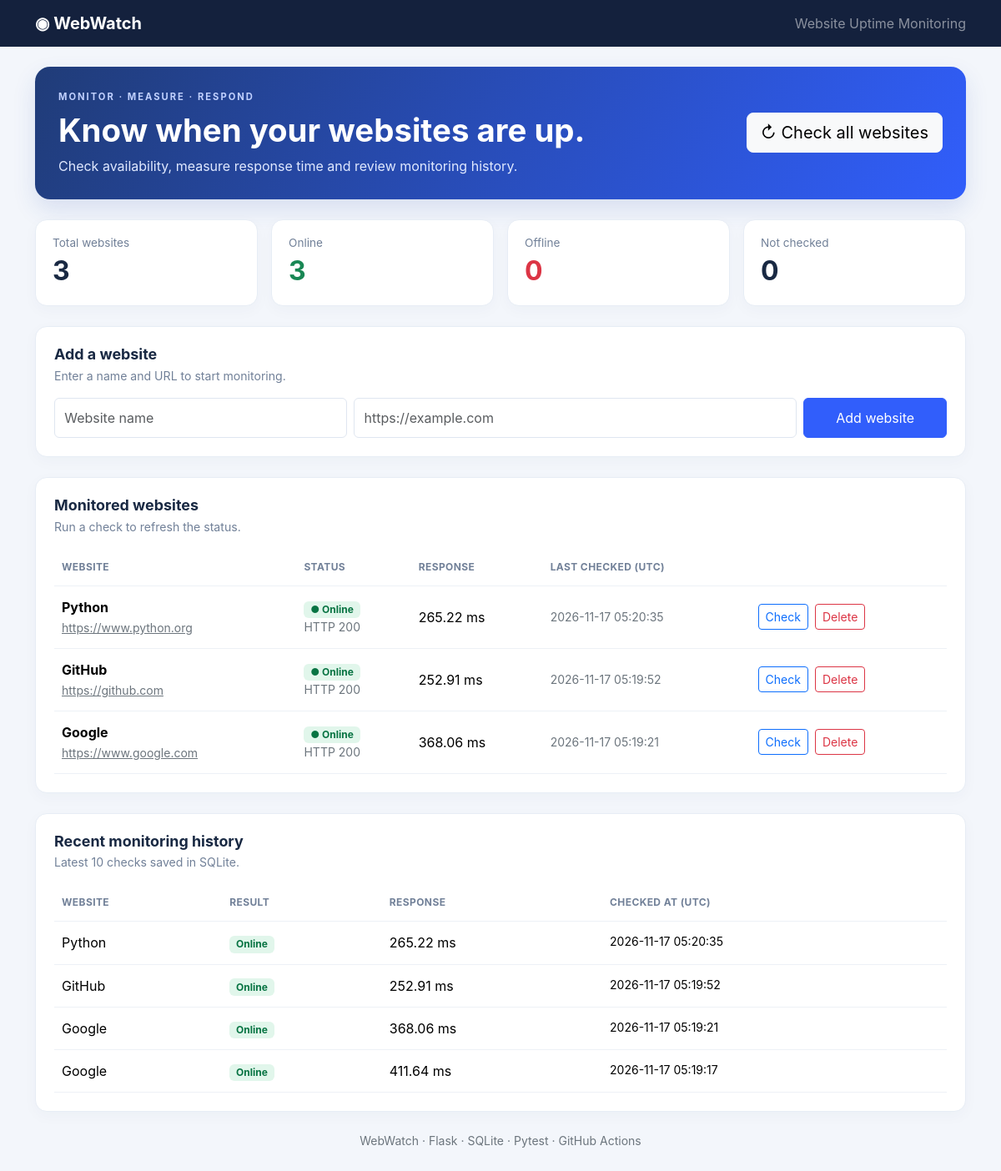
The page / on the database its author committed.
### tables this page shows
CREATE TABLE checks(
            id INTEGER PRIMARY KEY AUTOINCREMENT, website_id INTEGER NOT NULL,
            status TEXT NOT NULL, status_code INTEGER, response_time REAL,
            checked_at TEXT NOT NULL, message TEXT,
            FOREIGN KEY(website_id) REFERENCES websites(id));

CREATE TABLE websites(
            id INTEGER PRIMARY KEY AUTOINCREMENT, name TEXT NOT NULL,
            url TEXT NOT NULL UNIQUE, created_at TEXT NOT NULL);

### app.py (the view)
@app.route("/")
def index():
    sites,history,stats=dashboard_data()
    return render_template("index.html", websites=sites, history=history, stats=stats)

### app.py (called while the page is built)
def db_connect():
    con = sqlite3.connect(app.config["DATABASE"])
    con.row_factory = sqlite3.Row
    return con

def dashboard_data():
    with db_connect() as con:
        sites = con.execute("""SELECT w.*,
          c.status latest_status,c.status_code latest_code,c.response_time latest_response_time,
          c.checked_at latest_checked_at
          FROM websites w LEFT JOIN checks c ON c.id=(SELECT id FROM checks
          WHERE website_id=w.id ORDER BY id DESC LIMIT 1) ORDER BY w.id DESC""").fetchall()
        history = con.execute("""SELECT c.*,w.name FROM checks c JOIN websites w
          ON w.id=c.website_id ORDER BY c.id DESC LIMIT 10""").fetchall()
    total=len(sites); online=sum(s["latest_status"]=="Online" for s in sites)
    offline=sum(s["latest_status"]=="Offline" for s in sites)
    return sites,history,{"total":total,"online":online,"offline":offline,"unchecked":total-online-offline}

### templates/index.html (shortened to what this page needs)
<!doctype html><html lang="en"><head><meta charset="utf-8"><meta name="viewport" content="width=device-width,initial-scale=1">
<link href="https://cdn.jsdelivr.net/npm/bootstrap@5.3.3/dist/css/bootstrap.min.css" rel="stylesheet">
<link rel="stylesheet" href="{{ url_for('static',filename='style.css') }}"></head><body>
<nav class="navbar navbar-dark"><div class="container"><a class="navbar-brand fw-bold" href="/">◉ WebWatch</a><span class="text-white-50">Website Uptime Monitoring</span></div></nav>
<main class="container py-4"><section class="hero mb-4"><div><div class="eyebrow">MONITOR · MEASURE · RESPOND</div>
<h1>Know when your websites are up.</h1><p>Check availability, measure response time and review monitoring history.</p></div>
<form method="post" action="{{ url_for('check_all') }}"><button class="btn btn-light btn-lg">↻ Check all websites</button></form></section>
<div class="row g-3 mb-4">
{% for label,value,colour in [('Total websites',stats.total,''),('Online',stats.online,'text-success'),('Offline',stats.offline,'text-danger'),('Not checked',stats.unchecked,'')] %}
<div class="col-6 col-lg-3"><div class="stat"><span>{{ label }}</span><strong class="{{ colour }}">{{ value }}</strong></div></div>{% endfor %}</div>
<section class="panel mb-4"><h2>Add a website</h2><p class="hint">Enter a name and URL to start monitoring.</p>
<form method="post" action="{{ url_for('add_website') }}" class="row g-2"><div class="col-md-4"><input class="form-control" name="name" placeholder="Website name"></div>
<div class="col-md-6"><input class="form-control" name="url" placeholder="https://example.com" required></div>
<div class="col-md-2 d-grid"><button class="btn btn-primary">Add website</button></div></form></section>
<section class="panel mb-4"><h2>Monitored websites</h2><p class="hint">Run a check to refresh the status.</p>
{% if websites %}<div class="table-responsive"><table class="table align-middle"><thead><tr><th>Website</th><th>Status</th><th>Response</th><th>Last checked (UTC)</th><th></th></tr></thead><tbody>
{% for s in websites %}<tr><td><b>{{ s.name }}</b><br><a class="small link-secondary" href="{{ s.url }}" target="_blank" rel="noopener">{{ s.url }}</a></td>
<td>{% if s.latest_status=='Online' %}<span class="badge online">● Online</span>{% elif s.latest_status=='Offline' %}<span class="badge offline">● Offline</span>{% else %}<span class="badge pending">Not checked</span>{% endif %}
{% if s.latest_code %}<div class="small text-secondary">HTTP {{ s.latest_code }}</div>{% endif %}</td>
<td>{{ s.latest_response_time|string + ' ms' if s.latest_response_time is not none else '—' }}</td>
<td class="small text-secondary">{{ s.latest_checked_at[:19].replace('T',' ') if s.latest_checked_at else '—' }}</td>
<td><div class="d-flex gap-2"><form method="post" action="{{ url_for('run_check',site_id=s.id) }}"><button class="btn btn-sm btn-outline-primary">Check</button></form>
<form method="post" action="{{ url_for('delete_website',site_id=s.id) }}" onsubmit="return confirm('Delete this website and its history?')"><button class="btn btn-sm btn-outline-danger">Delete</button></form></div></td></tr>{% endfor %}
</tbody></table></div>{% else %}<div class="empty"><h3>No websites yet</h3><p>Add your first website above.</p></div>{% endif %}</section>
<section class="panel"><h2>Recent monitoring history</h2><p class="hint">Latest 10 checks saved in SQLite.</p>
{% if history %}<div class="table-responsive"><table class="table"><thead><tr><th>Website</th><th>Result</th><th>Response</th><th>Checked at (UTC)</th></tr></thead><tbody>
{% for h in history %}<tr><td>{{ h.name }}</td><td><span class="badge {{ 'online' if h.status=='Online' else 'offline' }}">{{ h.status }}</span></td><td>{{ h.response_time }} ms</td><td class="small">{{ h.checked_at[:19].replace('T',' ') }}</td></tr>{% endfor %}
</tbody></table></div>{% else %}<p class="text-secondary mb-0">No monitoring checks have been run yet.</p>{% endif %}</section>
<footer class="text-center text-secondary small py-4">WebWatch · Flask · SQLite · Pytest · GitHub Actions</footer></main>
<script src="https://cdn.jsdelivr.net/npm/bootstrap@5.3.3/dist/js/bootstrap.bundle.min.js"></script></body></html>

### static/style.css (style rules this page uses)
body { background:#f3f6fb;color:#192943;font-family:Inter,system-ui,sans-serif }
.navbar { background:#14213d }
.hero { background:linear-gradient(120deg,#203c78,#315efb);color:#fff;border-radius:18px;padding:28px;display:flex;justify-content:space-between;align-items:center;gap:18px;box-shadow:0 12px 28px #234caa22 }
.hero h1 { font-size:clamp(1.7rem,4vw,2.4rem);font-weight:750;margin:8px 0 }
.hero p { color:#e0e9ff;margin:0 }
.eyebrow { font-size:.7rem;letter-spacing:2px;color:#c1d1ff;font-weight:700 }
.stat,.panel { background:#fff;border:1px solid #e7edf5;border-radius:14px;box-shadow:0 5px 18px #1b315408 }
.stat { padding:17px 20px }
.stat span { display:block;color:#718098;font-size:.85rem }
.stat strong { font-size:2rem }
.panel { padding:22px }
.panel h2 { font-size:1.12rem;font-weight:700;margin:0 0 4px }
.hint { color:#718098;font-size:.88rem;margin-bottom:16px }
.form-control { padding:.7rem;border-color:#dfe6f0 }
.btn-primary { background:#315efb;border-color:#315efb }
.table { margin:0 }
.table th { font-size:.75rem;color:#718098;text-transform:uppercase;letter-spacing:.4px }
.table td,.table th { padding:13px 9px;border-color:#edf1f6 }
.online { background:#e1f6eb;color:#087443 }

### rows shown on the page
checks: name "Python", url "https://www.python.org", shows "● Online", latest_code "200", latest_response_time "265.22 ms", checked_at "2026-11-17 05:20:35", status "Online", response_time "265.22"
checks: name "GitHub", url "https://github.com", shows "● Online", latest_code "200", latest_response_time "252.91 ms", checked_at "2026-11-17 05:19:52", status "Online", response_time "252.91"
checks: name "Google", url "https://www.google.com", shows "● Online", latest_code "200", latest_response_time "368.06 ms", checked_at "2026-11-17 05:19:21", status "Online", response_time "368.06"
checks: name "Google", status "Online", response_time "411.64", checked_at "2026-11-17 05:19:17"

### other values the page prints
{{ label }} "Total websites" "Online" "Offline" "Not checked"
{{ value }} "3" "3" "0" "0"
